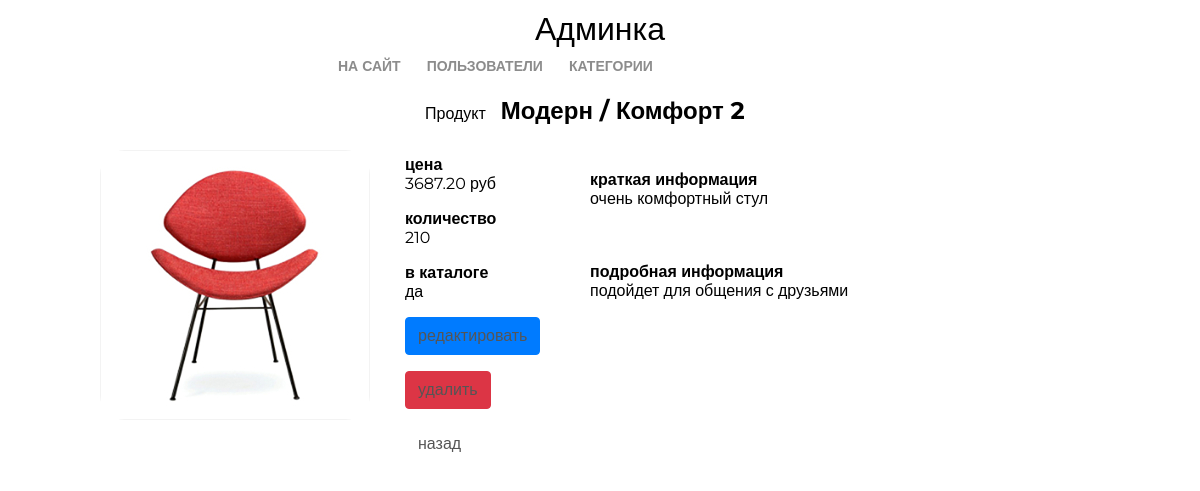
Before: /my/admin/product/read/2/ with the older database file.
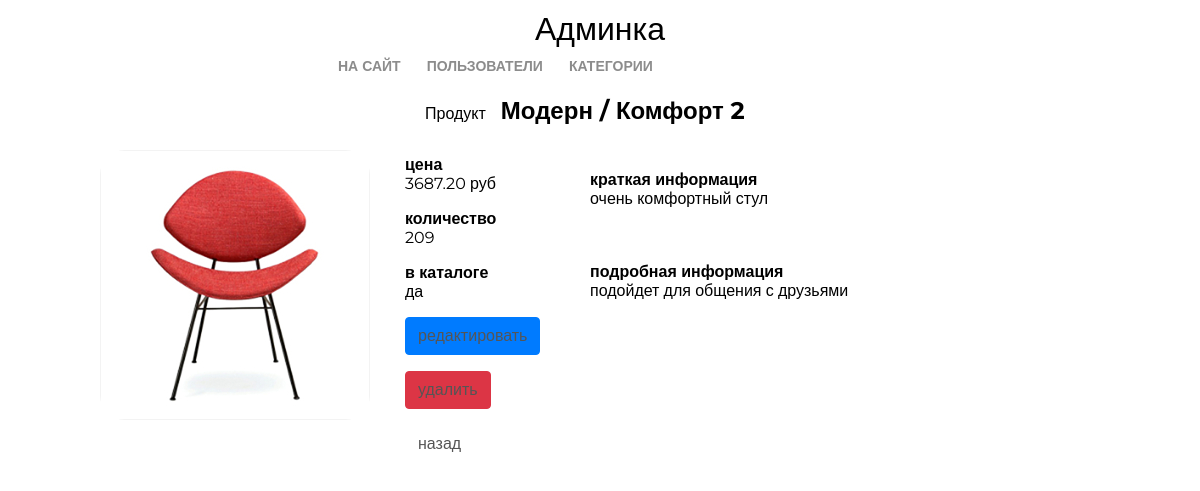
After: the same page with the newer database file.
### firstapp/models.py (models this page shows, shortened)
class Product(models.Model):
    category = models.ForeignKey(ProductCategory,
                                 verbose_name='Категория продукта',
                                 on_delete=models.CASCADE)
    name = models.CharField(verbose_name='Имя продукта', max_length=128)
    image = models.ImageField(upload_to='products_images', blank=True)
    short_desc = models.CharField('Краткое описание продукта', max_length=64, blank=True)
    description = models.TextField('Описание продукта', blank=True)
    price = models.DecimalField('Цена продукта', max_digits=8, decimal_places=2, null=True)
    quantity = models.PositiveIntegerField('Количество на складе', default=0)
    is_active = models.BooleanField(default=True)

class ProductCategory(models.Model):
    name = models.CharField('Имя категории', max_length=64)
    description = models.TextField('Описание категорий', blank=True)
    is_active = models.BooleanField(default=True)

### adminapp/views.py (the view)
# urls.py: path('product/read/<int:product_pk>/', adminapp.ProductDetail.as_view(), name='product_read'),
class ProductDetail(DetailView):
    model = Product
    pk_url_kwarg = 'product_pk'

### basketapp/context_processors.py (called while the page is built)
def basket(request):
    if request.user.is_authenticated:
        basket = request.user.basket.all()
    else:
        basket = []
    return {
        'basket': basket,
    }

### adminapp/templates/firstapp/product_detail.html (shortened to what this page needs)
{% extends 'adminapp/base.html' %}
{% load static %}
{% block container %}
    <div class="product_read">
        <div class="product_name">
            Продукт<strong>{{ object.category.name|title }} /
            {{ object.name|title }}</strong>
        </div>
        <img src="/media/{{ object.image|default:'products_images/default.jpg' }}"
             alt="{{ object.name }}">
        <div class="summary">
            <b>цена</b>
            <p>{{ object.price }} руб</p>
            <b>количество</b>
            <p>{{ object.quantity }}</p>
            <b>в каталоге</b>
            <p>{% if object.is_active %}да{% else %}нет{% endif %}</p>
            <p>
                <a href="{% url 'my_admin:product_update' object.pk %}"
                   class="btn btn-primary">
                </a>
            </p>
            <p>
                <a href="{% url 'my_admin:product_delete' object.pk %}"
                   class="btn btn-danger">
                    удалить
                </a>
            </p>
            <p>
                <a href="{% url 'my_admin:category_products' object.category.pk %}"
                   class="btn btn-default">
                    назад
                </a>
            </p>
        </div>
        <div class="product_desc">
            <b>краткая информация</b>
            <p>{{ object.short_desc }}</p>
            <br><br>
            <b>подробная информация</b>
            <p>{{ object.description }}</p>
        </div>
    </div>
{% endblock %}

Changed rows visible on the page:
changed Product "Комфорт 2": quantity "210" → "209"
